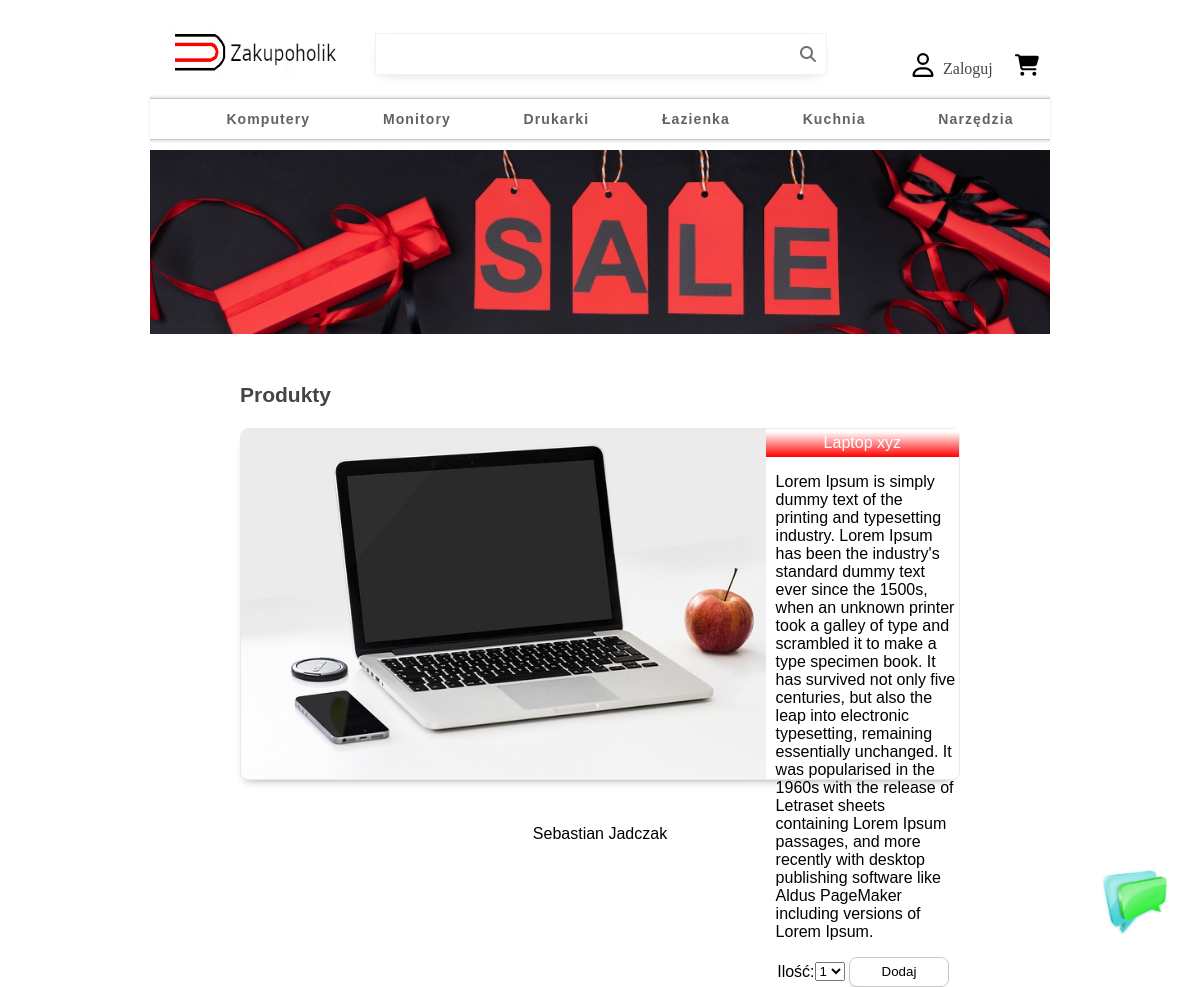
The app's page /category/komputery/ with its own data.
### main/models.py (models this page shows, shortened)
class CategoryProduct(models.Model):
    name = models.CharField(max_length=40)
    slug = models.SlugField(max_length=30)
    descriptions = models.TextField()
    font_category = models.CharField(max_length=40)
    @classmethod
    def get_id_category_after_slug(cls, slug):
        return cls.objects.filter(slug=slug).first().id

class ProductShop(models.Model):
    category_product = models.ForeignKey(CategoryProduct, on_delete=models.CASCADE)
    name_product = models.CharField(max_length=40, db_index=True)
    slug = models.SlugField(max_length=200, db_index=True)
    descriptions = models.TextField()
    average_grade = models.DecimalField(max_digits=2, decimal_places=1, default=5)
    image_product = models.ImageField(upload_to='media/image_product/%Y/%m%d')
    price = models.DecimalField(max_digits=6, decimal_places=2)
    promotion = models.BooleanField(default=False)
    available_product = models.BooleanField(default=True)
    class Meta:
        index_together = ('id', 'slug')
    @classmethod
    def get_product_after_category(cls, name):
        return cls.objects.filter(category_product=name)
    @classmethod
    def get_products_with_category_after_slug(cls, slug):
        name = CategoryProduct.get_id_category_after_slug(slug)
        return cls.get_product_after_category(name)

### main/views.py (the view)
# urls.py: path('category/<slug:slug>/', views.SpecificProductCategory.as_view(), name="view_for_category"),
class SpecificProductCategory(DetailView):
    template_name = 'detail_category.html'
    model = CategoryProduct
    def get_context_data(self, *args, **kwargs):
        context = super().get_context_data(**kwargs)
        context['category_product'] = CategoryProduct.objects.all()
        context['form'] = AmountProductInCart()
        context['product_with_category'] = ProductShop.get_products_with_category_after_slug(slug=self.kwargs['slug'])
        return context

### shopping_cart/forms/forms.py
class AmountProductInCart(forms.Form):
    amount = forms.TypedChoiceField(choices=AMOUNT_PRODUCT, coerce=int)
    update = forms.BooleanField(required=False, initial=False, widget=forms.HiddenInput)

### main/templates/detail_category.html (shortened to what this page needs)
{% extends "base.html" %}
{% load static %}
{% block content %}
    <div class="content">
        <h3>Produkty</h3>
        <ul>
            {% for product in product_with_category %}
                <li class="product_promotion">
                    <div class="left">
                        <img src="{{ product.image_product.url }}" alt="image product">
                    </div>
                    <div class="right">
                        <p id="name_product">{{ product.name_product }}</p>
                        <p id="desc_product">{{ product.descriptions }}</p>
                        <form action="{% url 'shopping_cart:shopping_cart_add' product.id %}" method="post">
                            <span>Ilość:</span>{{ form.amount }}
                            <input type="submit" value="Dodaj">
                        </form>
                    </div>
                </li>
            {% endfor %}
        </ul>
    </div>
{% endblock %}

### main/templates/base.html (shortened to what this page needs)
{% load static %}
<!doctype html>
<html lang="en">
<head>
    <link rel="stylesheet" href="{% static 'css/main.css' %}">
    <link rel="stylesheet" href="{% static 'css/chatbot.css' %}">
</head>
<body>
<div class="wrapper-main">
    <header>
        <div class="img">
            <img src="{% static 'img/logo.jpg' %}" alt="logo">
        </div>
        <div class="searcher">
            <div class="search-border">
                <input type="text" name="searcher">
                <i class="fa-solid fa-magnifying-glass"></i>
            </div>
        </div>
        <div class="user_menu">
            {% if user.is_authenticated %}
                <a class="login" href="{% url 'logout' %}">
                    <img src="{% static 'img/user.svg' %}" alt="user">
                    <p>{{ user.username }}</p>
                </a>
            {% else %}
                <a class="login" href="{% url 'login' %}">
                    <img src="{% static 'img/user.svg' %}" alt="user">
                    <p>Zaloguj</p>
                </a>
            {% endif %}
            <div class="cart">
                <a href="{% url 'shopping_cart:shopping_cart_detail' %}">
                    <img src="{% static 'img/cart-shopping.svg' %}" alt="cart">
                </a>
            </div>
        </div>
    </header>
    <nav>
        <ul>
            {% for category in category_product %}
                <li><a href="{% url 'main:view_for_category'  category.slug %}">{{ category.name }}</a>
                </li>
            {% endfor %}
        </ul>
    </nav>
    <div class="main_image_page">
        <img src="{% static 'img/promka.jpg' %}" alt="promocja baner">
    </div>
    {% block content %}
    {% endblock %}
    <div id="chatbot">
        <img src="{% static 'img/chat.png' %}" alt="" onclick="openChatWindow()">
    </div>
</div>
<footer>Sebastian Jadczak</footer>
</body>
</html>

### main/static/css/main.css (style rules this page uses)
div.wrapper-main { width: 75vw; margin: 0 auto; }
header { display: flex; flex-direction: row; line-height: 90px; justify-content: space-between; margin: 0 auto; }
header div.img { width: 300px; height: 85px; }
header div.img img { width: 100%; height: 100%; }
div.user_menu { display: flex; flex-direction: row; }
div.main_image_page { width: 100%; height: 100% }
div.main_image_page img { width: 100%; height: 100% }
nav { height: 40px; border-top: 0.5px solid #c7c7c7; border-bottom: 0.5px solid #c7c7c7; margin-bottom: 10px; box-shadow: 0 2px 2px rgba(204, 204, 204, 0.46), 0 -2px 2px rgba(204, 204, 204, 0.46); }
nav ul { list-style: none; display: flex; flex-direction: row; justify-content: space-around; margin: 0 auto; }
nav ul li { line-height: 40px; font-family: Verdana, sans-serif; font-size: 14px; font-weight: 600; letter-spacing: 1.1px; }
nav ul li a { text-decoration: none; color: #626262; }
div.searcher { width: 700px; display: block; padding: 25px 0; height: 40px }
div.search-border { display: flex; flex-direction: row; width: 450px; height: 40px; border: .5px solid rgba(225, 225, 225, 0.42); -webkit-box-shadow: -1px 5px 14px -8px rgba(200, 200, 200, 1); -moz-box-shadow: -1px 5px 14px -8px rgba(200, 200, 200, 1); box-shadow: -1px 5px 14px -8px rgba(200, 200, 200, 1); }
div.search-border i { line-height: 40px; color: #707070; }
div.searcher input { width: 420px; height: 36px; border: none; }
div.user_menu { width: 200px; display: flex; height: 90px; justify-content: space-around; }
div.user_menu div.cart a { display: inline-block; line-height: 90px; text-decoration: none; color: #464646; }
div.user_menu div.cart a img { margin-top: 45px; width: 24px; height: 24px }
div.user_menu a.login { display: flex; flex-direction: row; height: 90px; line-height: 90px; text-decoration: none; color: #464646; }
div.user_menu a.login img { font-size: 21px; vertical-align: middle; width: 24px; height: 24px; margin-right: 8px; margin-top: 45px }
div.content { width: 80%; margin: 45px auto; }
div.content h3 { font-family: Verdana, sans-serif; font-size: 21px; color: #444444; }
div.content ul { list-style: none; padding: 0; }
li.product_promotion { height: 350px; display: flex; border: 0.5px solid rgba(204, 204, 204, 0.42); border-radius: 8px; -webkit-box-shadow: -2px 7px 9px -8px rgba(141, 141, 141, 1); -moz-box-shadow: -2px 7px 9px -8px rgba(141, 141, 141, 1); box-shadow: -2px 7px 9px -8px rgba(141, 141, 141, 1); font-family: Verdana, sans-serif; }
li.product_promotion div.left { height: 350px }
li.product_promotion div.left img { height: 100%; border-top-left-radius: 8px; border-bottom-left-radius: 8px; }
li.product_promotion div.right p#name_product { background: linear-gradient(#ffffff 10%, #ff0000); text-align: center; margin-top: 0; color: white; padding: 5px 0; }
li.product_promotion div.right p#desc_product { padding-left: 10px; }
li.product_promotion div.right form { text-align: right; padding-right: 10px; }
li.product_promotion div.right form input[type=submit] { background-color: #fff; border: 0.5px solid rgb(199, 199, 199); border-radius: 8px; -webkit-box-shadow: -2px 7px 9px -8px rgba(141, 141, 141, 1); -moz-box-shadow: -2px 7px 9px -8px rgba(141, 141, 141, 1); box-shadow: -2px 7px 9px -8px rgba(141, 141, 141, 1); width: 100px; height: 30px; cursor: pointer; }
footer { text-align: center; font-family: Verdana, sans-serif; }

### main/static/css/chatbot.css (style rules this page uses)
div#chatbot { position: fixed; width: 70px; height: 70px; right: 30px; bottom: 50px; }
div#chatbot img { width: 100%; height: 100%; }

### records on screen
CategoryProduct: name "Komputery"
CategoryProduct: name "Monitory"
CategoryProduct: name "Drukarki"
CategoryProduct: name "Łazienka"
CategoryProduct: name "Kuchnia"
CategoryProduct: name "Narzędzia"
ProductShop: image_product (picture), name_product "Laptop xyz", descriptions "Lorem Ipsum is simply dummy text of the printing and typesetting industry. Lorem Ipsum has been the industry's standard dummy text ever since the 1500s, when an unknown printer took a galley of type and scrambled it to make a type specimen book. It has survived not only five centuries, but also the leap into electronic typesetting, remaining essentially unchanged. It was popularised in the 1960s with the release of Letraset sheets containing Lorem Ipsum passages, and more recently with desktop publishing software like Aldus PageMaker including versions of Lorem Ipsum."
